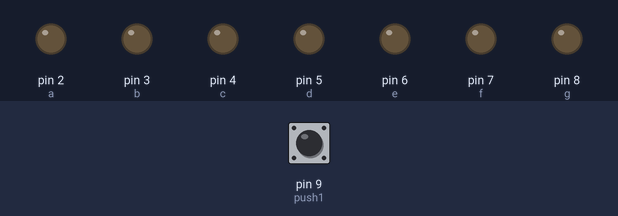
Bench run of a sketch on a simulated Arduino Uno, built with avr-gcc and run on an emulated ATmega328P. Parts: output pins drawn as LEDs (lit = HIGH). Inputs (shaded band) come from the test bench; at power-on: pin 9 (push1) LOW. Random numbers use the default seed unless the sketch sets one; what the sketch prints to the serial monitor is not drawn.

Above: at 1.2 s.
1.3 s: pin 9 (push1) pulled HIGH for 0.15 s
At 2.1 s:
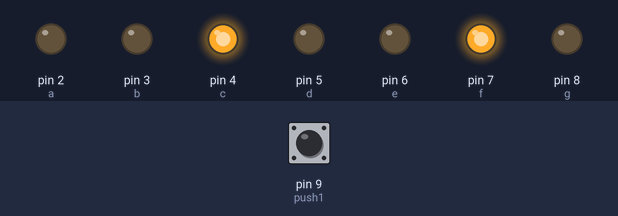
3.0 s: pin 9 (push1) pulled HIGH for 1 s
At 4.6 s:
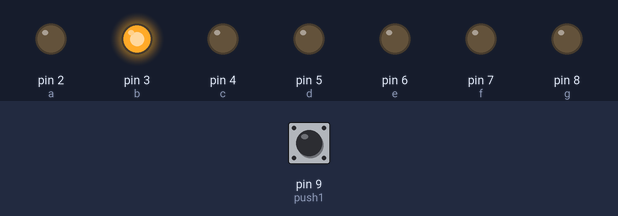
6.0 s: pin 9 (push1) pulled HIGH for 0.15 s
At 6.9 s:
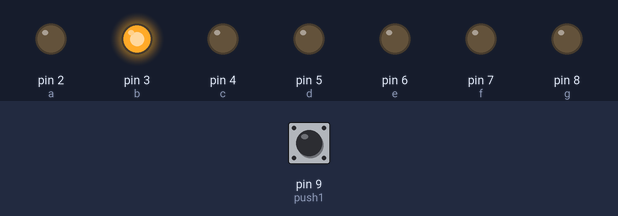
7.6 s: pin 9 (push1) pulled HIGH for 3.2 s
At 7.91 s:
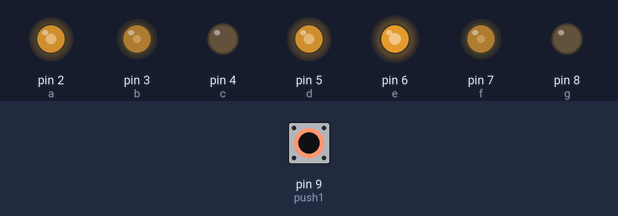
12.3 s: pin 9 (push1) pulled HIGH for 0.15 s
At 13.6 s:
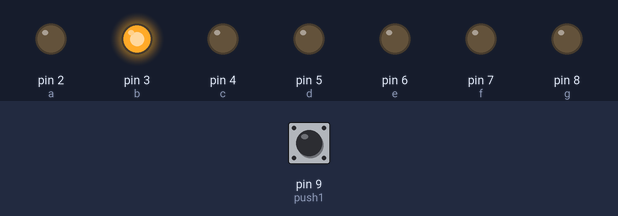
13.9 s: pin 9 (push1) pulled HIGH for 1 s
At 15.2 s:
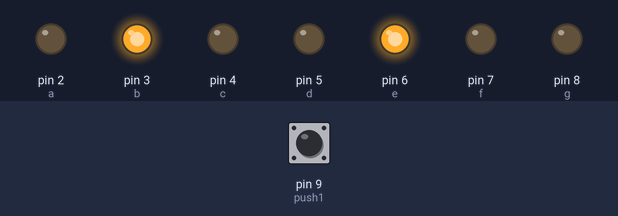
Timing chart, 0 to 16.9 s (numbered marks = the images above; inputs shaded):
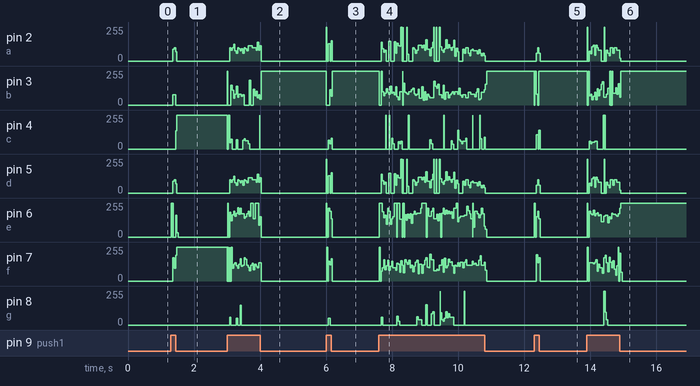

Measured:
- after the input at 1.3 s, pin 2 (a), pin 5 (d): 0/255 → 88/255 after 0.06 s, → 99/255 0.04 s later, → 69/255 0.04 s later, → 0/255 0.04 s later; pin 3 (b): 0/255 → 78/255 after 0.06 s, → 0/255 0.09 s later; pin 4 (c): 0/255 → 255/255 after 0.14 s; pin 7 (f): 0/255 → 255/255 after 0.06 s
- after the input at 6.0 s, pin 3 (b): 255/255 → 0/255 at once, → 255/255 0.10 s later; pin 4 (c): 0/255 → 65/255 after 0.07 s, → 40/255 0.04 s later, → 80/255 0.04 s later, → 0/255 0.04 s later; pin 8 (g): 0/255 → 52/255 after 0.07 s, → 0/255 0.05 s later
- after the input at 12.3 s, pin 2 (a): 0/255 → 60/255 after 0.07 s, → 99/255 0.04 s later, → 60/255 0.04 s later, → 0/255 0.04 s later; pin 4 (c): 0/255 → 106/255 after 0.07 s, → 0/255 0.05 s later, → 140/255 0.03 s later, → 0/255 0.04 s later

The sketch:

dice.ino.ino
```cpp
int a=2;
int b=3;
int c=4;
int d=5;
int e=6;
int f=7;
int g=8;
int push1=9;
int x;
void setup() {
  for(int i=2;i<=8;i++)
  pinMode(i,OUTPUT);

  pinMode(push1,INPUT);
  Serial.begin(9600);
}
void loop() {
  int value=digitalRead(9);
  if(value==1)
  {
    x=random(1,7);
  }
  Serial.println(x);
  if(x==1)
{
  digitalWrite(a,1);
  digitalWrite(b,0);
  digitalWrite(c,0);
  digitalWrite(d,1);
  digitalWrite(e,1);
  digitalWrite(f,1);
  digitalWrite(g,1);  }
  else if(x==2){
  digitalWrite(a,0);
  digitalWrite(b,0);
  digitalWrite(c,1);
  digitalWrite(d,0);
  digitalWrite(e,0);
  digitalWrite(f,1);
  digitalWrite(g,0);
  }
  else if(x==3){
  digitalWrite(a,0);
  digitalWrite(b,0);
  digitalWrite(c,0);
  digitalWrite(d,0);
  digitalWrite(e,1);
  digitalWrite(f,1);
  digitalWrite(g,0);
 }
  else if(x==4){
  digitalWrite(a,1);
  digitalWrite(b,0);
  digitalWrite(c,0);
  digitalWrite(d,1);
  digitalWrite(e,1);
  digitalWrite(f,0);
  digitalWrite(g,0);

  }
  else if(x==5){
  digitalWrite(a,0);
  digitalWrite(b,1);
  digitalWrite(c,0);
  digitalWrite(d,0);
  digitalWrite(e,1);
  digitalWrite(f,0);
  digitalWrite(g,0);
  }
  else if(x==6){
  digitalWrite(a,0);
  digitalWrite(b,1);
  digitalWrite(c,0);
  digitalWrite(d,0);
  digitalWrite(e,0);
  digitalWrite(f,0);
  digitalWrite(g,0);

    }


}
```
